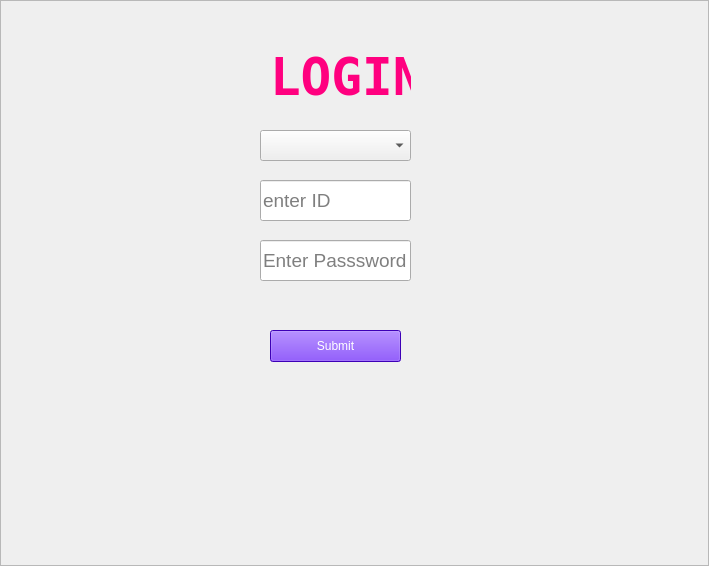
<?xml version="1.0" encoding="UTF-8"?>
<ui version="4.0">
 <class>Login</class>
 <widget class="QFrame" name="Login">
  <property name="geometry">
   <rect>
    <x>0</x>
    <y>0</y>
    <width>709</width>
    <height>566</height>
   </rect>
  </property>
  <property name="sizePolicy">
   <sizepolicy hsizetype="Preferred" vsizetype="Preferred">
    <horstretch>20</horstretch>
    <verstretch>0</verstretch>
   </sizepolicy>
  </property>
  <property name="windowTitle">
   <string>Login to continue</string>
  </property>
  <property name="windowIcon">
   <iconset resource="resources.qrc">
    <normaloff>:/newPrefix/res/811804_cinema_512x512.png</normaloff>:/newPrefix/res/811804_cinema_512x512.png</iconset>
  </property>
  <property name="styleSheet">
   <string notr="true">background-image: url(:/newPrefix/res/bg popcorn.png);</string>
  </property>
  <property name="frameShape">
   <enum>QFrame::StyledPanel</enum>
  </property>
  <property name="frameShadow">
   <enum>QFrame::Raised</enum>
  </property>
  <widget class="QLabel" name="label">
   <property name="geometry">
    <rect>
     <x>10</x>
     <y>71</y>
     <width>16</width>
     <height>16</height>
    </rect>
   </property>
   <property name="styleSheet">
    <string notr="true">




background-image: url(:/resource/bg popcorn.jpg);</string>
   </property>
   <property name="text">
    <string/>
   </property>
  </widget>
  <widget class="QComboBox" name="cmblogin">
   <property name="geometry">
    <rect>
     <x>260</x>
     <y>130</y>
     <width>151</width>
     <height>31</height>
    </rect>
   </property>
  </widget>
  <widget class="QLineEdit" name="txtid">
   <property name="geometry">
    <rect>
     <x>260</x>
     <y>180</y>
     <width>151</width>
     <height>41</height>
    </rect>
   </property>
   <property name="font">
    <font>
     <pointsize>14</pointsize>
    </font>
   </property>
   <property name="placeholderText">
    <string>enter ID</string>
   </property>
  </widget>
  <widget class="QLineEdit" name="txtpass">
   <property name="geometry">
    <rect>
     <x>260</x>
     <y>240</y>
     <width>151</width>
     <height>41</height>
    </rect>
   </property>
   <property name="font">
    <font>
     <pointsize>14</pointsize>
    </font>
   </property>
   <property name="placeholderText">
    <string>Enter Passsword</string>
   </property>
  </widget>
  <widget class="QLabel" name="label_2">
   <property name="geometry">
    <rect>
     <x>10</x>
     <y>285</y>
     <width>16</width>
     <height>16</height>
    </rect>
   </property>
   <property name="styleSheet">
    <string notr="true">image: url(:/resource/login icon.png);</string>
   </property>
   <property name="text">
    <string/>
   </property>
  </widget>
  <widget class="QPushButton" name="btnsubmit">
   <property name="geometry">
    <rect>
     <x>270</x>
     <y>330</y>
     <width>131</width>
     <height>32</height>
    </rect>
   </property>
   <property name="styleSheet">
    <string notr="true">color: rgb(255, 255, 255);
background-color: rgb(85, 0, 255);
</string>
   </property>
   <property name="text">
    <string>Submit</string>
   </property>
  </widget>
  <widget class="QLabel" name="label_3">
   <property name="geometry">
    <rect>
     <x>270</x>
     <y>50</y>
     <width>141</width>
     <height>55</height>
    </rect>
   </property>
   <property name="sizePolicy">
    <sizepolicy hsizetype="Fixed" vsizetype="Fixed">
     <horstretch>0</horstretch>
     <verstretch>0</verstretch>
    </sizepolicy>
   </property>
   <property name="font">
    <font>
     <family>NSimSun</family>
     <pointsize>38</pointsize>
     <weight>75</weight>
     <bold>true</bold>
    </font>
   </property>
   <property name="styleSheet">
    <string notr="true">color: rgb(255, 0, 127);

</string>
   </property>
   <property name="text">
    <string>LOGIN</string>
   </property>
   <property name="textFormat">
    <enum>Qt::AutoText</enum>
   </property>
  </widget>
  <widget class="QLabel" name="label_4">
   <property name="geometry">
    <rect>
     <x>-50</x>
     <y>0</y>
     <width>800</width>
     <height>600</height>
    </rect>
   </property>
   <property name="styleSheet">
    <string notr="true">background-image: url(:/newPrefix/res/bg popcorn.jpg);</string>
   </property>
   <property name="text">
    <string/>
   </property>
  </widget>
  <widget class="QLabel" name="label_5">
   <property name="geometry">
    <rect>
     <x>140</x>
     <y>20</y>
     <width>101</width>
     <height>101</height>
    </rect>
   </property>
   <property name="styleSheet">
    <string notr="true">background-image: url(:/newPrefix/res/login icon.png);</string>
   </property>
   <property name="text">
    <string/>
   </property>
  </widget>
  <zorder>label_4</zorder>
  <zorder>label</zorder>
  <zorder>cmblogin</zorder>
  <zorder>txtid</zorder>
  <zorder>txtpass</zorder>
  <zorder>label_2</zorder>
  <zorder>btnsubmit</zorder>
  <zorder>label_3</zorder>
  <zorder>label_5</zorder>
 </widget>
 <resources>
  <include location="resources.qrc"/>
 </resources>
 <connections/>
</ui>
